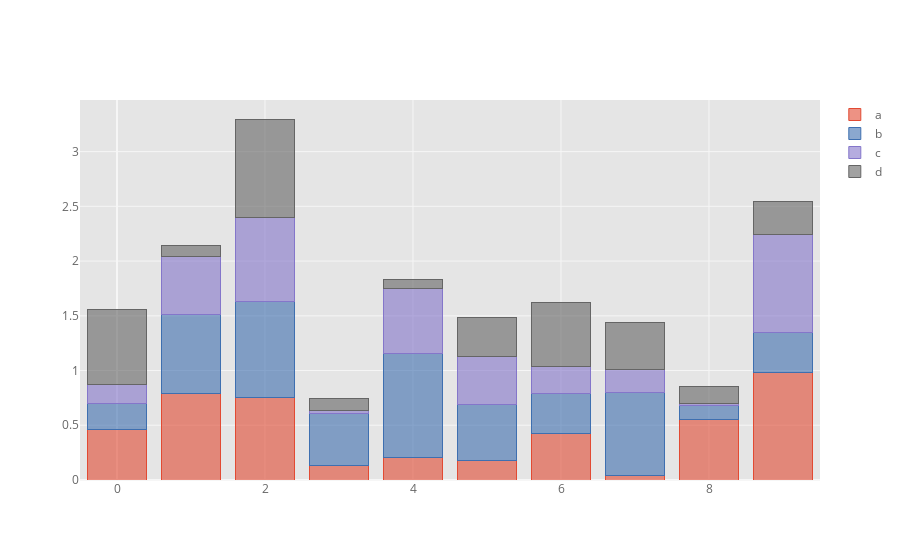

Notebook source saved alongside this figure:
### Markdown cell above
To produce a stacked bar plot, use `barmode=stack`

### Code cell
df.iplot(kind='bar',barmode='stack')

### Figure 1 — Plotly figure (JSON) as saved in the notebook; plotly's stock layout.template omitted (floating-point values rounded to 4 significant figures)
{"data": [{"marker": {"color": "rgba(226, 74, 51, 0.6)", "line": {"color": "rgba(226, 74, 51, 1.0)", "width": 1}}, "name": "a", "orientation": "v", "text": "", "type": "bar", "x": [0, 1, 2, 3, 4, 5, 6, 7, 8, 9], "y": [0.4609, 0.7868, 0.7523, 0.1319, 0.2043, 0.1751, 0.4283, 0.04457, 0.5572, 0.9777]}, {"marker": {"color": "rgba(62, 111, 176, 0.6)", "line": {"color": "rgba(62, 111, 176, 1.0)", "width": 1}}, "name": "b", "orientation": "v", "text": "", "type": "bar", "x": [0, 1, 2, 3, 4, 5, 6, 7, 8, 9], "y": [0.2376, 0.7247, 0.8746, 0.4765, 0.9489, 0.5142, 0.3581, 0.7551, 0.1258, 0.3729]}, {"marker": {"color": "rgba(132, 118, 202, 0.6)", "line": {"color": "rgba(132, 118, 202, 1.0)", "width": 1}}, "name": "c", "orientation": "v", "text": "", "type": "bar", "x": [0, 1, 2, 3, 4, 5, 6, 7, 8, 9], "y": [0.1719, 0.5256, 0.7739, 0.03008, 0.592, 0.4395, 0.254, 0.2075, 0.01496, 0.8925]}, {"marker": {"color": "rgba(101, 101, 101, 0.6)", "line": {"color": "rgba(101, 101, 101, 1.0)", "width": 1}}, "name": "d", "orientation": "v", "text": "", "type": "bar", "x": [0, 1, 2, 3, 4, 5, 6, 7, 8, 9], "y": [0.6825, 0.1016, 0.8967, 0.1068, 0.08719, 0.3537, 0.5766, 0.4276, 0.1532, 0.304]}], "layout": {"barmode": "stack", "legend": {"bgcolor": "#FFFFFF", "font": {"color": "#666666"}, "traceorder": "normal"}, "paper_bgcolor": "#FFFFFF", "plot_bgcolor": "#E5E5E5", "title": {"font": {"color": "#151516"}, "x": 0.5}, "xaxis": {"gridcolor": "#F6F6F6", "showgrid": true, "tickfont": {"color": "#666666"}, "title": {"font": {"color": "#666666"}, "text": ""}, "zerolinecolor": "#F6F6F6"}, "yaxis": {"gridcolor": "#F6F6F6", "showgrid": true, "tickfont": {"color": "#666666"}, "title": {"font": {"color": "#666666"}, "text": ""}, "zerolinecolor": "#F6F6F6"}}}
